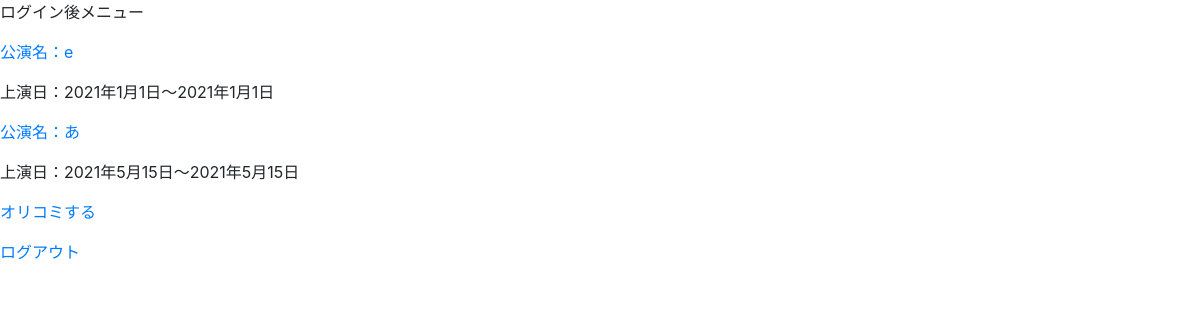
The page /menu/ (signed in) on the database as committed earlier.
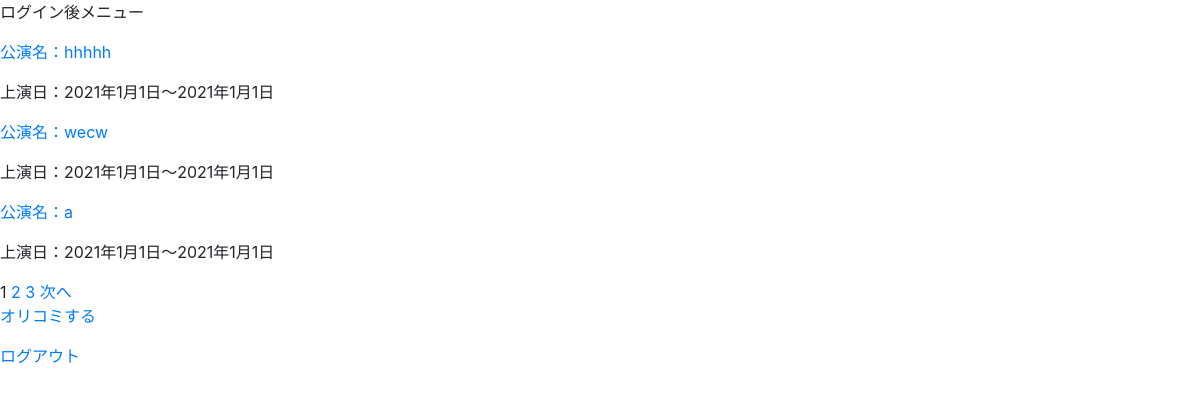
The same page on the database as committed later.
### orikomi/models.py (models this page shows, shortened)
class Orikomi(models.Model):
    user = models.ForeignKey(CustomUser, verbose_name='ユーザー', on_delete=models.PROTECT)
    title = models.CharField(verbose_name='公演名', max_length=150)
    start_day = models.DateField(verbose_name='上演開始日')
    end_day = models.DateField(verbose_name='上演終了日')
    area = models.ForeignKey(Area, verbose_name='上演地域', to_field='area', on_delete=models.PROTECT)
    genre = models.ForeignKey(Genre, verbose_name='ジャンル', to_field='genre', on_delete=models.PROTECT)
    front_imege = models.ImageField(verbose_name='チラシ表面')
    back_image = models.ImageField(verbose_name='チラシ裏面', blank=True, null=True)
    created_at = models.DateTimeField(verbose_name='作成日時', auto_now_add=True)
    updated_at = models.DateTimeField(verbose_name='更新日時', auto_now=True)
    class Meta:
        verbose_name_plural='orikomi'

### orikomi/views.py (the view)
# urls.py: path('menu/', MenuView.as_view(), name='menu'),
class MenuView(LoginRequiredMixin, ListView):
    model = Orikomi
    template_name = 'menu.html'
    paginate_by = 3
    def get_queryset(self):
        qs = Orikomi.objects.filter(user=self.request.user).order_by('-created_at')
        return qs

### templates/menu.html (shortened to what this page needs)
{% extends 'base.html' %}
{% block content %}
<p>ログイン後メニュー</p>
{% for item in object_list %}
<p><a href="{% url 'orikomi:orikomi_detail' item.pk %}">公演名：{{ item.title }}</a></p>
<p>上演日：{{ item.start_day }}〜{{ item.end_day }}</p>
{% empty %}
<p>折り込みがありません。</p>
{% endfor %}
{% if is_paginated %}
<nav>
  {% for num in paginator.page_range %}
  {% if page_obj.number == num %}
  <span>{{ num }}</span>
  {% else %}
  <a href="?page={{ num }}">{{ num }}</a>
  {% endif %}
  {% endfor %}
  {% if page_obj.has_next %}
  <a href="?page={{ page_obj.next_page_number }}">次へ</a>
  {% endif %}
</nav>
{% endif %}
<p><a href="{% url 'orikomi:orikomi_create' %}">オリコミする</a></p>
<p><a href="{% url 'account_logout' %}">ログアウト</a></p>
{% endblock content %}

Rows that differ between the two databases and show on the page:
no longer on this page (row unchanged): Orikomi: title "e", start_day "2021年1月1日", end_day "2021年1月1日"
no longer on this page (row unchanged): Orikomi: title "あ", start_day "2021年5月15日", end_day "2021年5月15日"
added Orikomi: title "hhhhh", start_day "2021年1月1日", end_day "2021年1月1日"
added Orikomi: title "wecw", start_day "2021年1月1日", end_day "2021年1月1日"
added Orikomi: title "a", start_day "2021年1月1日", end_day "2021年1月1日"
Other text that changed with them:
new list line: "1"
new list line: "2"
new list line: "3"
text now shown: "次へ"
